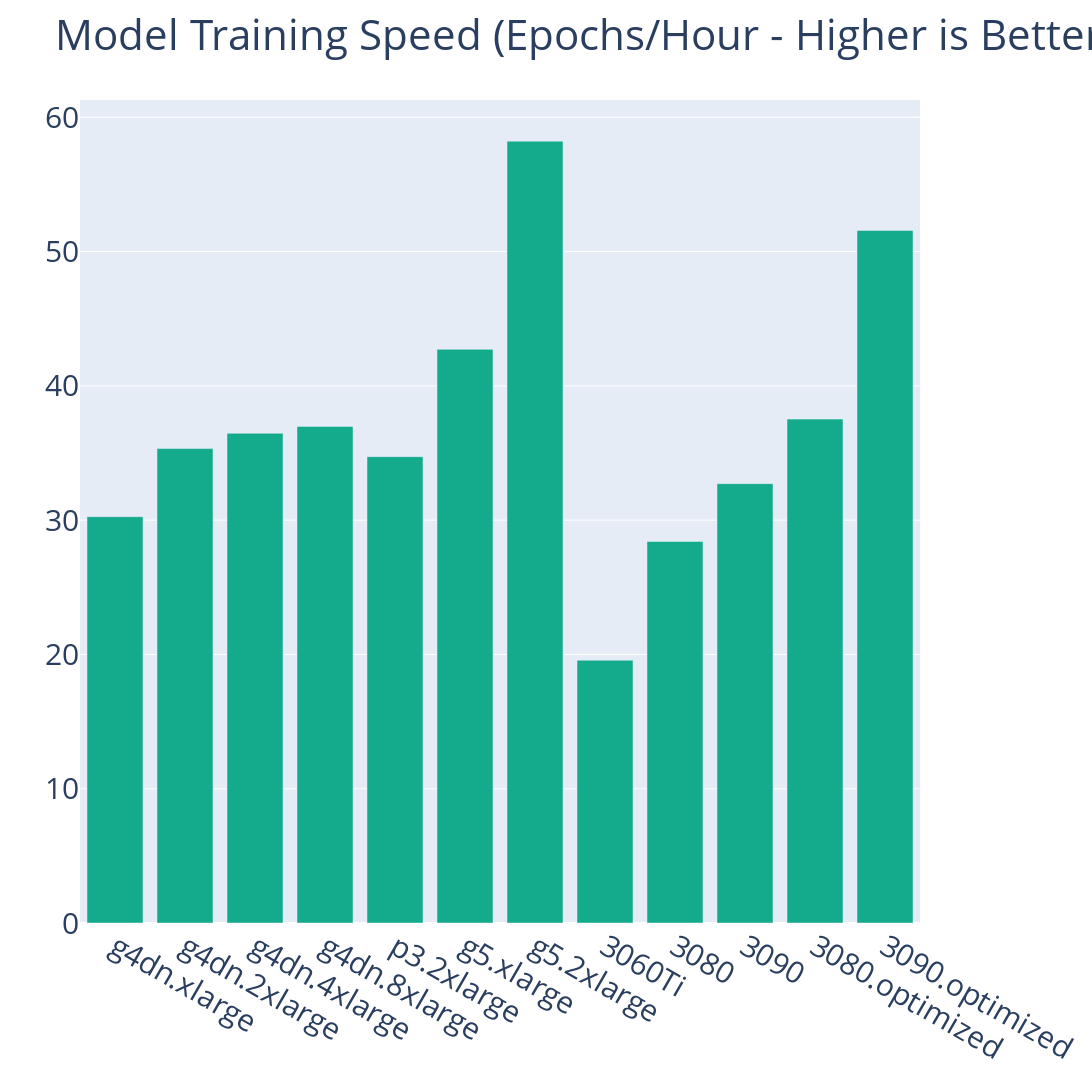

Notebook source saved alongside this figure:
### Code cell
runtimes = get_task_runtimes(tasks)
plot_runtimes(runtimes)

### Figure 1 — Plotly figure (JSON) as saved in the notebook; plotly's stock layout.template omitted (floating-point values rounded to 4 significant figures)
{"data": [{"marker": {"color": "#14aa8c"}, "name": "Training Speed", "type": "bar", "x": ["g4dn.xlarge", "g4dn.2xlarge", "g4dn.4xlarge", "g4dn.8xlarge", "p3.2xlarge", "g5.xlarge", "g5.2xlarge", "3060Ti", "3080", "3090", "3080.optimized", "3090.optimized"], "y": [30.26, 35.33, 36.47, 36.98, 34.73, 42.72, 58.22, 19.57, 28.41, 32.72, 37.52, 51.57]}], "layout": {"autosize": false, "barmode": "group", "font": {"size": 30}, "height": 1080, "title": {"text": "Model Training Speed (Epochs/Hour - Higher is Better)"}, "width": 1920}}
